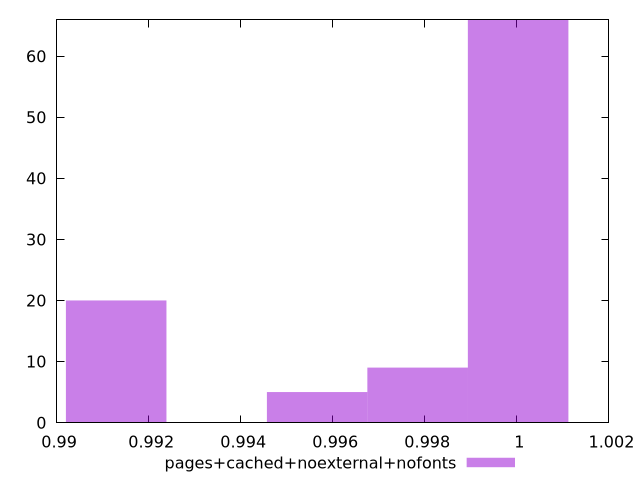

This figure's gnuplot source:
$_pagesCachedNoexternalNofonts <<EOF
1.0000278464197379 66
0.9978443795061578 9
0.9956609125925775 5
0.9912939787654171 20
EOF
set key outside below
set terminal pngcairo
set output "report_00004_2020-11-02T20-21-41.718Z/speed-index/pages+cached+noexternal+nofonts//hist.png"
set yrange [0:66]
set boxwidth 0.002183466913580214
set style fill transparent solid 0.5 noborder
plot $_pagesCachedNoexternalNofonts title "pages+cached+noexternal+nofonts" with boxes ,
